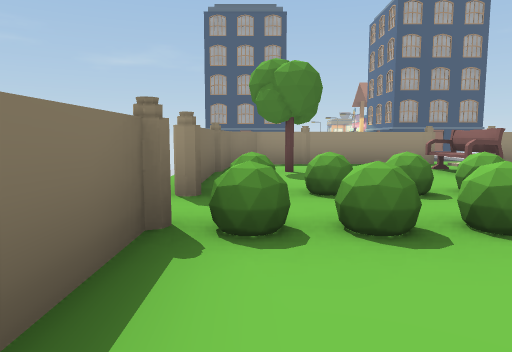
[1] (above)

12 first-person views from a walk through a 3-D level made in the Unity game engine. The camera is 1.2 m above the floor, tilts 6° down and sees 70° across. The floor is counted in squares, 2 m on a side. Each view is taken from the middle of a square. On the plan, view 1 faces up. The plan holds only what a view shows up to about 10 squares ahead; the rest is blank. The place goes on beyond the plan. The player character is not drawn.

[2]
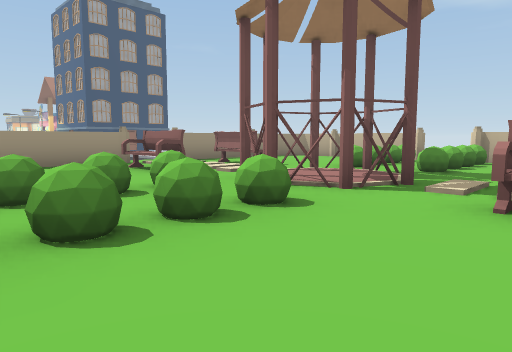

[3]
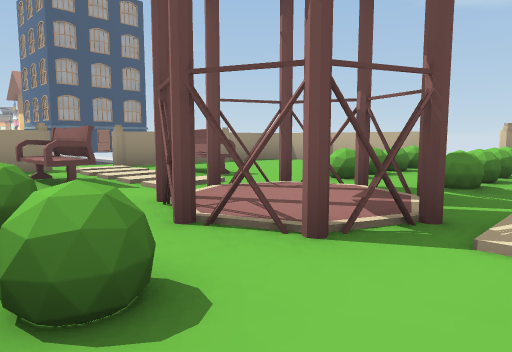

[4]
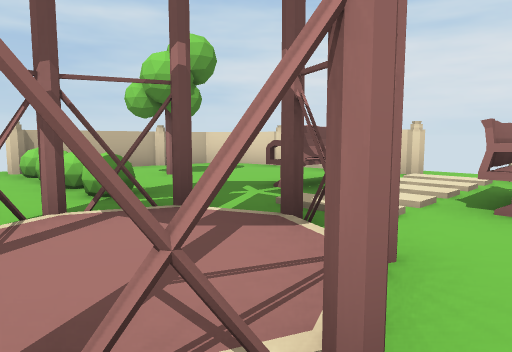

[5]
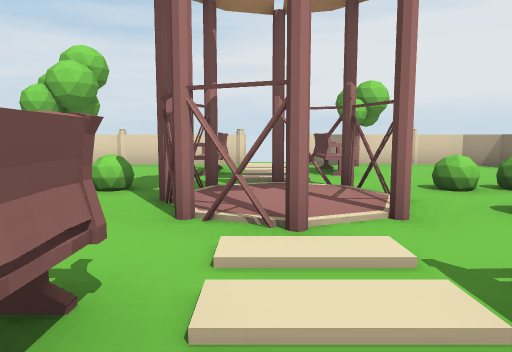

[6]
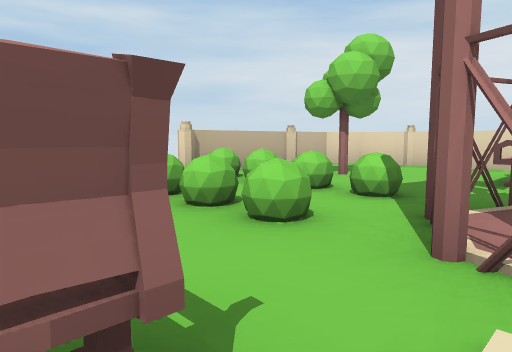

[7]
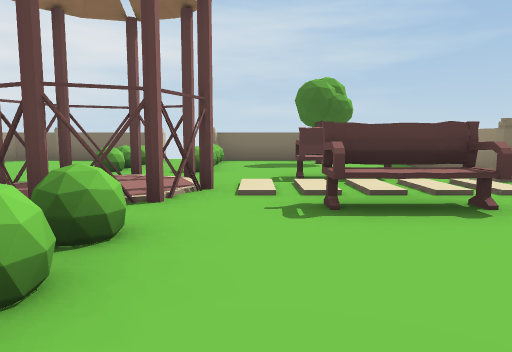

[8]
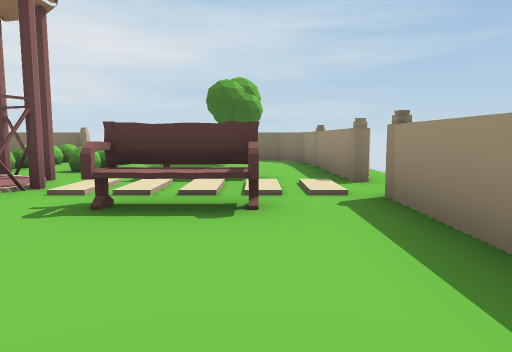

[9]
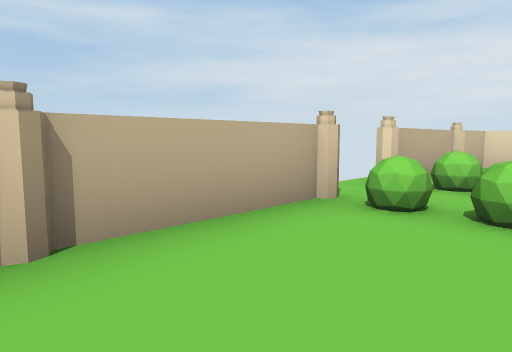

[10]
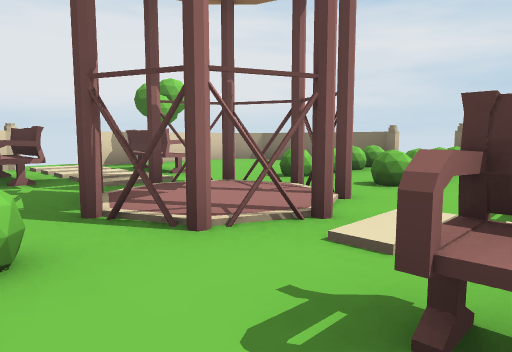

[11]
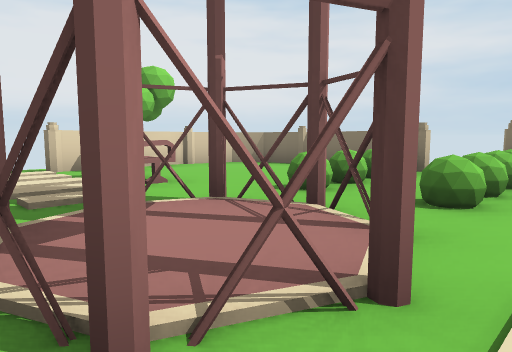

[12]
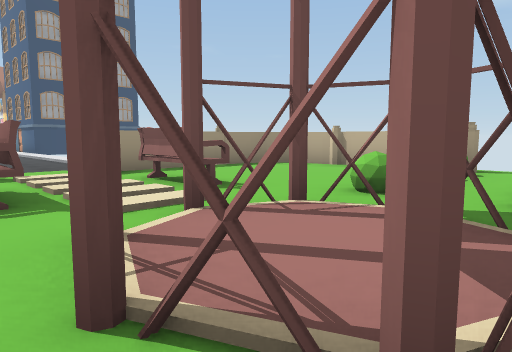

### Floor plan
Key: @ floor where view 1 was taken; # wall or solid block; x gap in a wall; . main floor; - floor 0.25 m lower than the main floor; / step, stairs or slope; = window, fence, low wall or low ledge; ^ raised ledge; T thing the floor can be seen under or through.
Columns run from 1 left of view 1 to 10 right of it. Each row starts with its distance up from view 1.
 13       --
 12       --
 11       --
 10
  9    ////
  8 ######x#/###
  7 #....#.^...#
  6 #.#..^.^...#
  5 #..........#
  4 #=x^.TTT=^^#
  3 .....T T===#
  2 #=x=.TT.=^=#
  1 #..........#
  0 #@...^.^...#
 -1 ##.........#
 -2  #####.#####
 -3      //

Where each view was taken, in squares from view 1:
view 1: 0 up, 0 right, facing up
view 2: 0 up, 0 right, facing up-right
view 3: 1 up, 2 right, facing up-right
view 4: 4 up, 3 right, facing down-right
view 5: 7 up, 5 right, facing down
view 6: 6 up, 5 right, facing down-right
view 7: 5 up, 9 right, facing left
view 8: 7 up, 9 right, facing left
view 9: 7 up, 8 right, facing down-right
view 10: 6 up, 7 right, facing down-left
view 11: 5 up, 6 right, facing down-left
view 12: 2 up, 3 right, facing up-right
